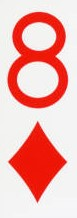
#> input picture Pruebas_cartas/8_rombos.jpg, 77 x 218 px
$ python prueba_3_abril_2.0.py
#> lines starting #> are read from the running program, lines starting #| are printed output that depends on the picture; pictures that were not available may be replaced by others from this repository, and a replacement may not be noted
import cv2
import os

def calcular_descriptores(imagen):
    orb = cv2.ORB_create()
    keypoints, descriptores = orb.detectAndCompute(imagen, None)
    return keypoints, descriptores

def encontrar_carta_similar(imagen_a_comparar, carpeta_cartas):
    orb = cv2.ORB_create()
    kp1, des1 = calcular_descriptores(imagen_a_comparar)

    mejor_coincidencia = None
    menor_diferencia = float('inf')

    for filename in os.listdir(carpeta_cartas):
        path = os.path.join(carpeta_cartas, filename)
        imagen_carta = cv2.imread(path, cv2.IMREAD_GRAYSCALE)
        kp2, des2 = calcular_descriptores(imagen_carta)

        if des2 is None:
            continue

        # Inicializar FLANN matcher
        FLANN_INDEX_LSH = 6
        index_params= dict(algorithm = FLANN_INDEX_LSH,
                           table_number = 6,
                           key_size = 12,
                           multi_probe_level = 1)
        search_params = dict(checks=50)
        flann = cv2.FlannBasedMatcher(index_params,search_params)

        # Realizar el matching de descriptores
        matches = flann.knnMatch(des1, des2, k=2)

        good_matches = []
        for m, n in matches:
            if m.distance < 0.7 * n.distance:
                good_matches.append(m)

        diferencia = len(good_matches)

        if diferencia < menor_diferencia:
            mejor_coincidencia = imagen_carta
            menor_diferencia = diferencia

    return mejor_coincidencia

# Ejemplo de uso
imagen_a_comparar = cv2.imread('8_rombos.jpg', cv2.IMREAD_GRAYSCALE)
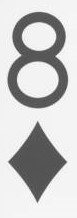
#> imagen_a_comparar: shape (218, 77); min 62, max 255, mean 198.7
carpeta_cartas = r'C:\Users\Juan\Desktop\Cartas_BD'
carta_similar = encontrar_carta_similar(imagen_a_comparar, carpeta_cartas)
#> in calcular_descriptores, `keypoints, descriptores = orb.detectAndCompute(imagen, None)`: keypoints = 12 keypoints; strongest (x, y, size): (37, 123, 31), (37, 124, 37.2), (38, 50, 37.2), (37, 97, 37.2)
#> in encontrar_carta_similar, `kp1, des1 = calcular_descriptores(imagen_a_comparar)`: kp1 has the same summary as keypoints in calcular_descriptores
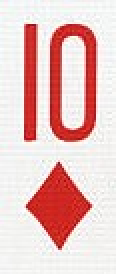
#> input picture Pruebas_cartas/10_rombos.jpg, 58 x 137 px, given as the content of the folder C:/Users/Juan/Desktop/Cartas_BD, which was not available (shown 2 times larger)
#> in encontrar_carta_similar, `imagen_carta = cv2.imread(path, cv2.IMREAD_GRAYSCALE)`:
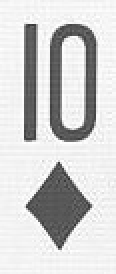
#> imagen_carta: shape (137, 58) (shown 2 times larger); min 45, max 255, mean 207.6
#> in encontrar_carta_similar, `kp2, des2 = calcular_descriptores(imagen_carta)`: kp2 = ()

cv2.imshow('Carta Similar', carta_similar)
cv2.waitKey(0)
cv2.destroyAllWindows()
